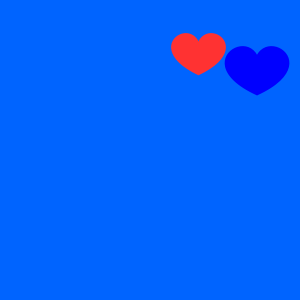
Frame 1 (no input)
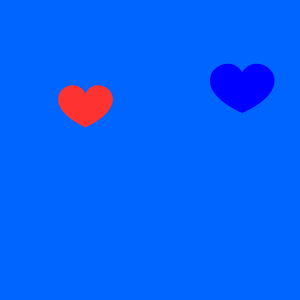
Frame 60 (the mouse pressed at the canvas centre just before this capture)
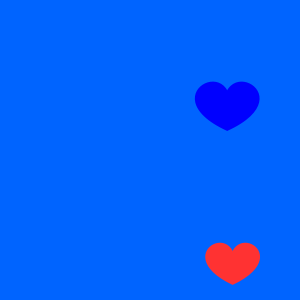
Frame 120 (the mouse held since frame 60 and released just before this capture)

The Processing sketch that drew these frames (run headless with seeded random() and noise(); from frame 60 on, the mouse is pressed at the canvas centre):

// Processing sketch: Esercizio1
// ── Esercizio1.pde
Heart h, bh;

void setup(){
  size(300, 300);
  h=new Heart(random(0, width), random(0, height), random(-5, 5), random(-5, 5));
  bh=new BlueHeart(random(0, width), random(0, height), random(-3, 3), random(-3, 3));
}

void draw(){
  background(0, 100, 255);
  h.run();
  bh.run();
}

// ── BlueHeart.pde
class BlueHeart extends Heart {
  BlueHeart(float _x, float _y, float _sx, float _sy) {
    super(_x, _y, _sx, _sy);
  }

  void display() {
    noStroke();
    if (check()) fill(128);
    else fill(0, 0, 255);

    pushMatrix();
    translate(posX, posY);
    rotate(radians(25));
    bezier(0, 0, -60, -70, 60, -70, 0, 0);
    popMatrix();

    pushMatrix();
    translate(posX, posY);
    rotate(radians(-25));
    bezier(0, 0, -60, -70, 60, -70, 0, 0);
    popMatrix();
  }

  boolean check() {
    if (dist(mouseX, mouseY, posX, posY-30) <30 ) return true;
    else return false;
  }

  void run() {
    if (!check()) super.move();
    display();
  }
}

// ── Heart.pde
class Heart
{
  float posX, posY, spX, spY;
  boolean on;

  Heart(float X, float Y, float sX, float sY)
  {
    posX=X;
    posY=Y;
    spX=sX;
    spY=sY;
    on=true;
  }

  void display()
  {
    noStroke();
    fill(255, 50, 50);

    pushMatrix();
    translate(posX, posY);
    rotate(radians(25));
    bezier(0, 0, -50, -60, 50, -60, 0, 0);
    popMatrix();

    pushMatrix();
    translate(posX, posY);
    rotate(radians(-25));
    bezier(0, 0, -50, -60, 50, -60, 0, 0);
    popMatrix();
  }

  void move()
  {

    posX+=spX;
    posY+=spY;


    if (posX+25>width)
    {
      spX=-spX;
      posX=width-25;
    }

    if (posX-25<0)
    {
      spX=-spX;
      posX=25;
    }

    if (posY>height)
    {
      spY=-spY;
      posY=height;
    }

    if (posY-25<0)
    {
      spY=-spY;
      posY=25;
    }
    
  }

  void run()
  {
    move();
    display();
  }
}
